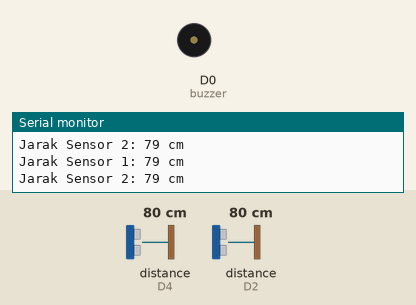
Bench run of a sketch on a simulated ESP8266 (NodeMCU). Parts: buzzer (waves = sounding, pin HIGH), the last lines printed to the serial monitor. Wiring (inferred from the names in the program): 2 × ultrasonic range finder: trigger D3, echo D4 / trigger D1, echo D2. The test bench sets the inputs (shaded band); at power-on: distance to the obstacle (sensors on D4, D2) 80 cm. The echo pulse lasts 58.3 µs per cm; WiFi joins after 1.5 s; servers stay silent unless stated; no MQTT or app messages arrive unless stated; pins used as bus, display or sensor lines are not drawn.

Above: at 3.2 s.
3.3 s: distance to the obstacle (sensor on D4) set to 55 cm
4.8 s: distance to the obstacle (sensor on D4) set to 47 cm
At 5.28 s:
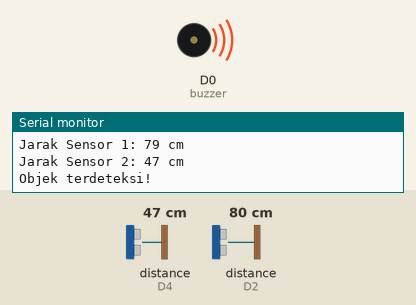
7.8 s: distance to the obstacle (sensor on D4) set to 60 cm
At 7.8 s:
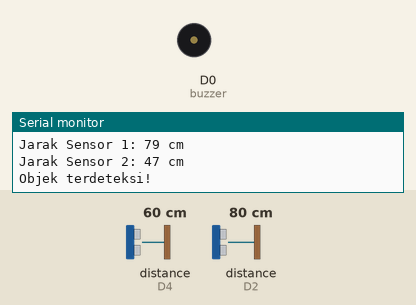
9.3 s: distance to the obstacle (sensor on D4) set to 2 cm
At 9.61 s:
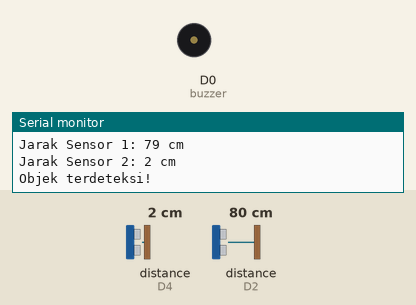
Timing chart, 0 to 13.3 s (numbered marks = the images above; inputs shaded):
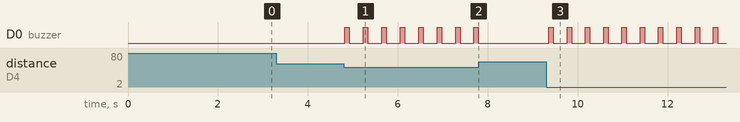

The sketch:

mqtt-dual-sensor-2nd.ino
```cpp
#include <ESP8266WiFi.h>     // Untuk ESP8266
#include <PubSubClient.h>    // Library MQTT

// Wi-Fi credentials
const char* ssid = "yourSSID";           // Ganti dengan nama WiFi kamu
const char* password = "yourPassword";   // Ganti dengan password WiFi kamu

// MQTT HiveMQ broker (public)
const char* mqttServer = "broker.hivemq.com";
const int mqttPort = 1883;
const char* mqttClientID = "SensorClient123"; // Pastikan unik di antara device lain

WiFiClient espClient;
PubSubClient client(espClient);

// Pin sensor & buzzer
#define triggerPin1 D1
#define echoPin1    D2
#define triggerPin2 D3
#define echoPin2    D4
#define buzzer      D0

// Ambang batas (dalam cm)
#define THRESHOLD   50

void setup() {
  Serial.begin(9600);

  pinMode(triggerPin1, OUTPUT);
  pinMode(echoPin1, INPUT);
  pinMode(triggerPin2, OUTPUT);
  pinMode(echoPin2, INPUT);
  pinMode(buzzer, OUTPUT);
  digitalWrite(buzzer, LOW);

  connectToWiFi();

  client.setServer(mqttServer, mqttPort);
  client.setCallback(mqttCallback);

  Serial.println("Sensor ultrasonik siap!");
}

void connectToWiFi() {
  Serial.print("Menghubungkan ke WiFi");
  WiFi.begin(ssid, password);

  while (WiFi.status() != WL_CONNECTED) {
    delay(1000);
    Serial.print(".");
  }

  Serial.println(" Terhubung!");
  Serial.print("Alamat IP: ");
  Serial.println(WiFi.localIP());
}

void reconnectMQTT() {
  while (!client.connected()) {
    Serial.print("Menghubungkan ke MQTT...");

    // HiveMQ public broker tidak butuh username/password
    if (client.connect(mqttClientID)) {
      Serial.println(" Terhubung ke MQTT");
    } else {
      Serial.print("Gagal, kode kesalahan=");
      Serial.print(client.state());
      delay(2000);
    }
  }
}

long measureDistance(int triggerPin, int echoPin) {
  long duration, distance;

  digitalWrite(triggerPin, LOW);
  delayMicroseconds(2);
  digitalWrite(triggerPin, HIGH);
  delayMicroseconds(10);
  digitalWrite(triggerPin, LOW);

  duration = pulseIn(echoPin, HIGH);
  distance = duration * 0.0343 / 2;

  return distance;
}

void mqttCallback(char* topic, byte* payload, unsigned int length) {
  // Tidak digunakan, karena hanya publish
}

void loop() {
  if (!client.connected()) {
    reconnectMQTT();
  }
  client.loop();

  long distance1 = measureDistance(triggerPin1, echoPin1);
  long distance2 = measureDistance(triggerPin2, echoPin2);

  Serial.print("Jarak Sensor 1: ");
  Serial.print(distance1);
  Serial.println(" cm");

  Serial.print("Jarak Sensor 2: ");
  Serial.print(distance2);
  Serial.println(" cm");

  if (distance1 <= THRESHOLD || distance2 <= THRESHOLD) {
    Serial.println("Objek terdeteksi!");
    digitalWrite(buzzer, HIGH);
    delay(100);
    digitalWrite(buzzer, LOW);
    delay(100);

    String message = "Sensor1: " + String(distance1) + " cm, Sensor2: " + String(distance2) + " cm";
    client.publish("home/sensor/distance", message.c_str());
  } else {
    digitalWrite(buzzer, LOW);
  }

  delay(200);
}
```

Measured:
- the behaviour switches between 51 and 50 cm on distance to the obstacle (sensor on D4) (found by bisection; images 0 and 1)
- after the input at 4.8 s, D0 (buzzer): alternates HIGH for 0.10 s and LOW for 0.31 s, starting at once
- after the input at 7.8 s, D0 (buzzer): stops changing and stays LOW
- after the input at 9.3 s, D0 (buzzer): alternates HIGH for 0.10 s and LOW for 0.31 s, starting after 0.06 s
